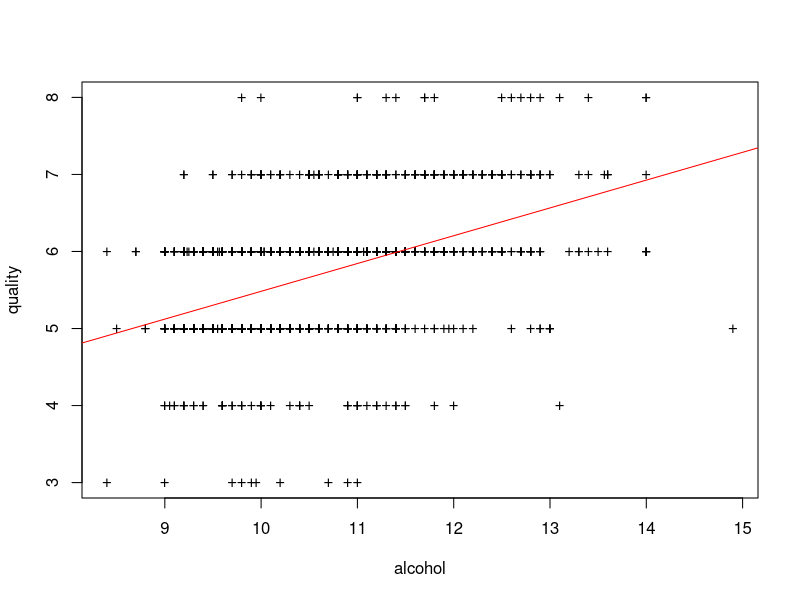
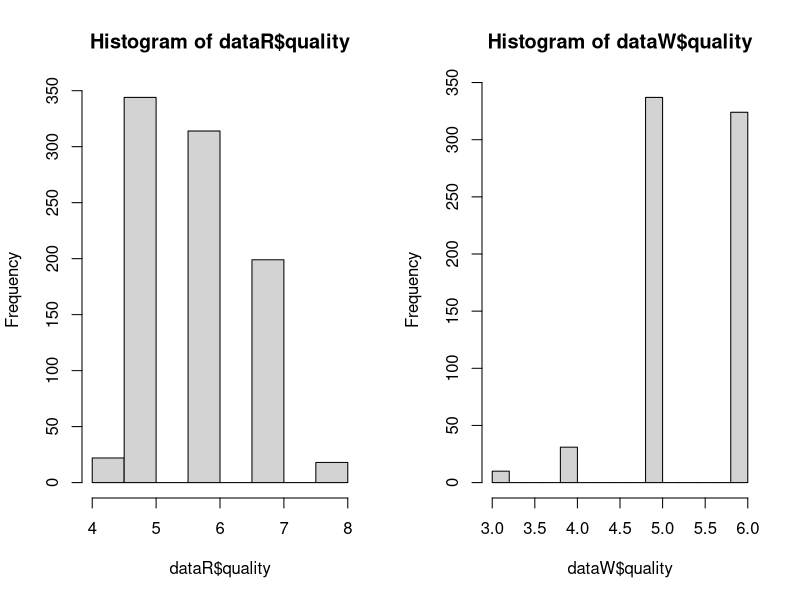
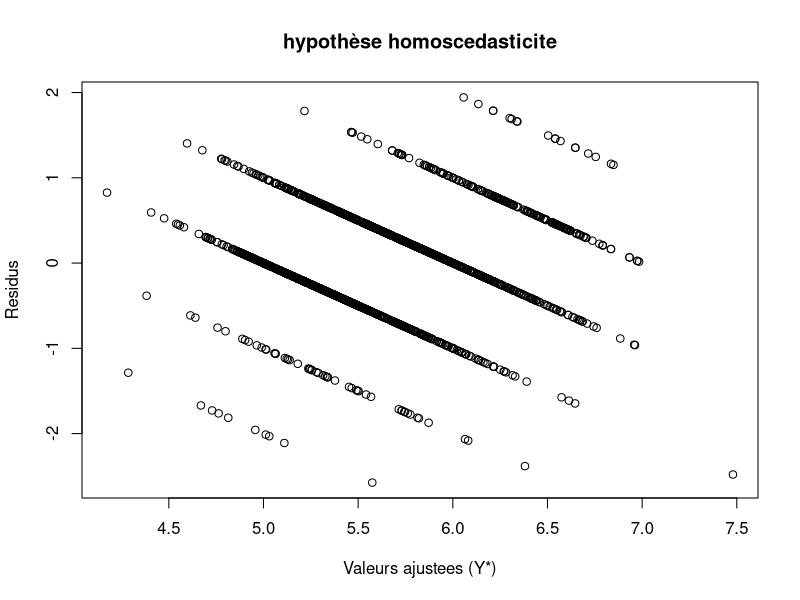
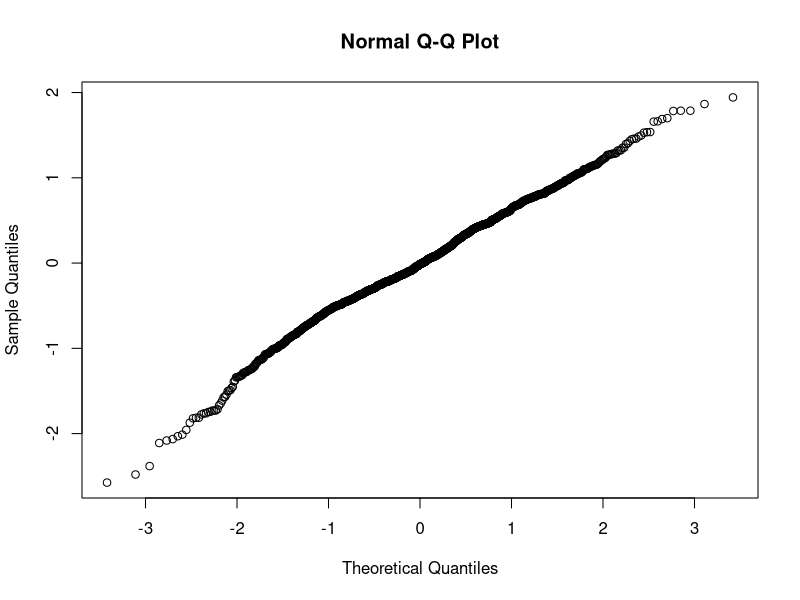
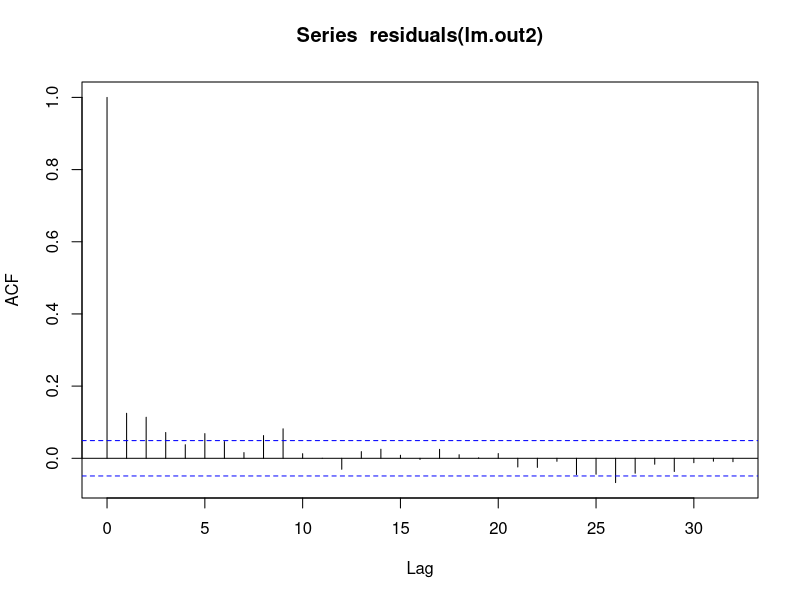
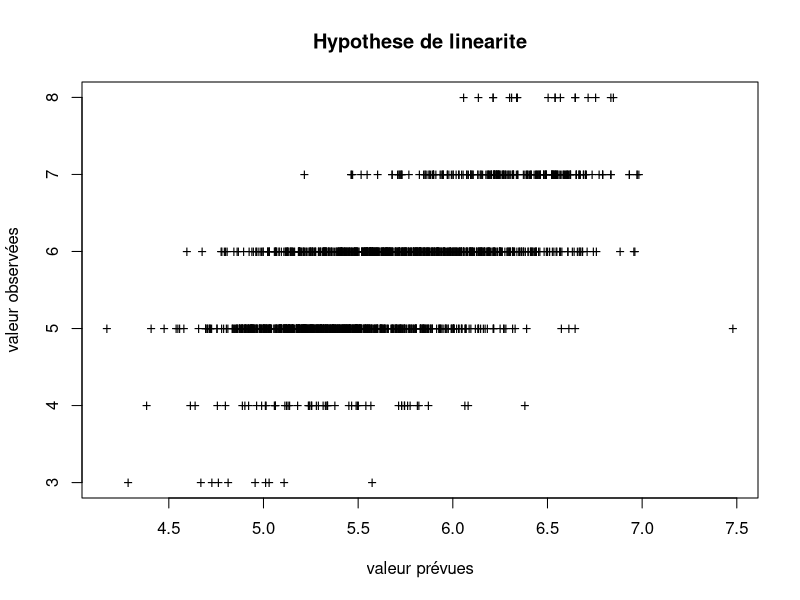
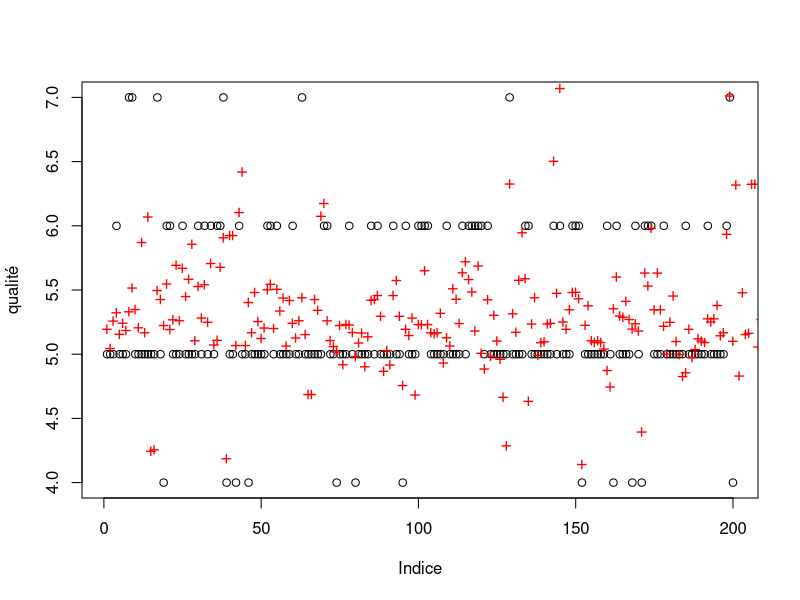
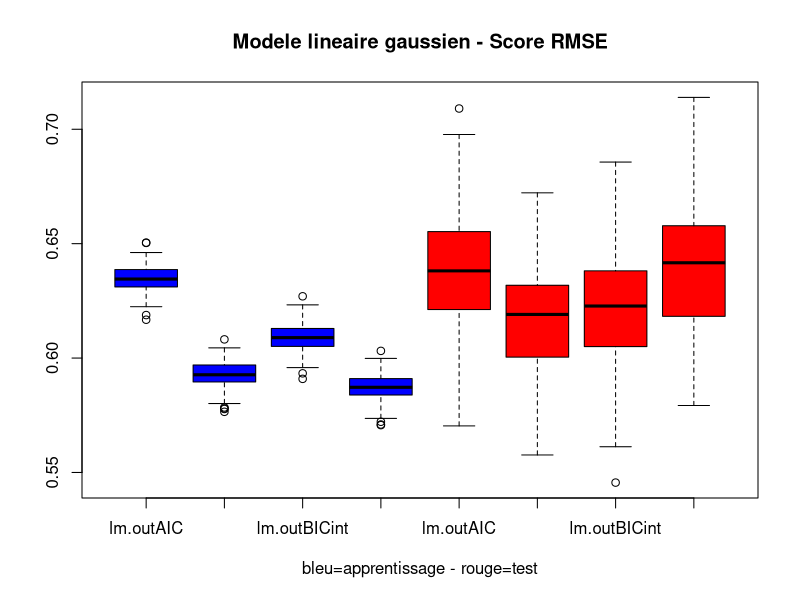

Generate these figures, in order, with R:
# BE statistiques

# Huc-Lhuillery Alexia

data=read.table("DataTP4.txt", header=TRUE)
data$color <- as.factor(data$color)
summary(data)

lm.out1 <- lm(quality~alcohol,data)
summary(lm.out1)

x11()
plot(data$alcohol,data$quality,xlab="alcohol",ylab="quality",pch='+')
abline(lm.out1, col="red")

# sur ce modèle on observe que la regression linéaire passe au centre des
# valeurs moyennes mais que beaucoup de valeurs sont très éloignées de la droite 
# notamment celles dont la qualité est en dessous de 5, la relation
# ne parait donc pas linéaire, le modèle n'est pas adapté à ces données 

dataR <- subset(data, color=="R")
dataW <- subset(data, color=="W")

t.test(dataR$quality,dataW$quality,var.equal=T)

# les moyennes sont significativement différentes pour ces deux jeux de données 
# avec les valeurs de 5.83 pour la qualité du vin rouge et 
# 5.39 pour la qualité du vin blanc 

x11()
par(mfrow=c(1,2))
hist(dataR$quality)
hist(dataW$quality)

# l'histogramme pour la qualité sur le vin blanc nous montre qu'il y a 
# une dissymétrie dans les valeurs, et pour celui du vin rouge 
# on peut observer qu'on trouve en effet des valeurs de qualité plus élevées

lm.out2=lm(quality~facid+vacid+cacid+sugar+chlorides+fsulf+tsulf+density+pH+sulphates+alcohol+color, data)
summary(lm.out2)

# Pour la variable sugar on obtient une p-value de 0.37 > 0.05, donc on ne rejette pas
# l'hypothèse de nullité du paramètre associé au prédicteur sugar au niveau 0.05, on peut donc considérer
# le prédicteur comme non significatif pour expliquer le prédictant quality (donc prendre 
# pour le paramètre associé à sugar la valeur 0)

# Pour le facteur color, le modèle prend ici comme valeur de référence la valeur R, l'expression
# de la donnée associée à color correspond donc à l'influence de la couleur blanc sur le prédictant 
# par rapport à la couleur rouge. La p-value est de 8e-14 << 0.05, donc la différence de la couleur 
# blanc par rapport au rouge a de l'importance pour le modèle, le paramètre de ce prédicteur doit rester 
# non nul, et on lui donne ici la valeur de -2.5e-1. Au vu de cette valeur négative, on peut dire que la couleur 
# blanche fait diminuer la qualité par rapport à la couleur rouge. 

x11()
plot(fitted(lm.out2),residuals(lm.out2),main="hypothèse homoscedasticite",xlab="Valeurs ajustees (Y*)",ylab="Residus")
# pour l'hypothèse d'homoscédasticité on observe ici que les valeurs ne sont pas vraiment regroupées autours de mêmes
# droites, et qu'elles se dispersent. Il faudrait appliquer une modification sur certains prédictants afin que 
# les variances des erreurs soient très proches.
# L'hypothèse d'homoscédasticité n'est donc pas entièrement satisfaite. 

x11()
qqnorm(residuals(lm.out2))
# On observe un graphique linéaire, et des valeurs qui sont en majorité contenues entre les quantiles -2 et 2.
# Les distributions sont donc très proches de normales, on peut donc confirmer l'hypothèse de normalité.

x11()
acf(residuals(lm.out2))
# On cherche à connaitre la corrélation entre les variables, on observe ici que peut de valeur dépassent de 
# la ligne des 0.05, on peut donc conclure que les variables sont bien indépendantes les unes des autres, ce qui 
# valide l'hypothèse d'indépendance. 

x11() 
plot(fitted(lm.out2),data$quality,xlab="valeur prévues",ylab="valeur observées",pch="+",main="Hypothese de linearite")
# Pour tester l'hypothèse de linéarité, on peut observer que les valeurs évoluent autour d'un même axes mais elles 
# sont dispersée au centre, on a donc peu de linéarité. 

# On peut conserver les prédicteurs dont la p-value est inférieur au niveau alpha = 0.05
# qui sont : vacid, chlorides, fsulf, tsulf, sulphates, alcohol et color 
# Pour pH, la p-value est de 0.05, il est donc a la limite du rejet de l'hypothèse de nullité testée 

library(MASS)

lm.outAIC=stepAIC(lm.out2)
summary(lm.outAIC)
# Ce modèle propose de garder les sept prédicteurs précédents dont la p-value était inférieure
# à 0.05, ainsi que pH 

lm.outint=lm(quality~.*.,data)
summary(lm.outint)

lm.outAICint=stepAIC(lm.outint)
summary(lm.outAICint)
# la dimension du modèle est de 46 

lm.outBICint=stepAIC(lm.outint,k=log(nrow(data)))
summary(lm.outBICint)
# la dimension du modèle est de 23 

# les dimensions des modèles sont grandes, ce qui peut mener à du sur-apprentissage des données 

# lm.outINT=lm( )

x11()
plot(data$quality[1:200], xlab="Indice",ylab="qualité")
points(fitted(lm.outAICint),col="red",pch="+",cex=1.2)
# Le modèle lm.outAICint prévoit bien des valeurs de quality dans la moyenne des valeurs observées, 
# mais les valeurs de quality étant entière on n'obtient seulement une approximation par le modèle lm.outAICint.
# De plus, le modèle permet d'obtenir des valeurs plus extrêmes de quality que nous n'avions pas avec le 
# modèle linéaire lm.out. 

# fonction calculant le BIAIS et le RMSE
scores=function(obs,prev) {
rmse=sqrt(mean((prev-obs)**2))
biais=mean(prev-obs)
print("Biais  RMSE") 
return(round(c(biais,rmse),3))
}

# création de data de test et d'apprentissage
nappr=ceiling(0.8*nrow(data))
ii=sample(1:nrow(data),nappr)
jj=setdiff(1:nrow(data),ii)
datatest=data[jj,]
datapp=data[ii,]

# transformation des modèles sur les données d'apprentissage
lm.outAIC=lm(formula(lm.outAIC),datapp)
lm.outAICint=lm(formula(lm.outAICint),datapp)
lm.outBICint=lm(formula(lm.outBICint),datapp)
lm.outINT=lm(formula(lm.outint),datapp) # de dimensions plus que 10 

scores(datapp$quality,fitted(lm.outAIC))
# "Biais  RMSE"
#  0.000 0.636
scores(datatest$quality,predict(lm.outAIC,datatest))
# "Biais  RMSE"
# -0.029  0.630
scores(datapp$quality,fitted(lm.outAICint))
# "Biais  RMSE"
#  0.000 0.588
scores(datatest$quality,predict(lm.outAICint,datatest))
# "Biais  RMSE"
# -0.022  0.634
scores(datapp$quality,fitted(lm.outBICint))
# "Biais  RMSE"
#  0.000 0.605
scores(datatest$quality,predict(lm.outBICint,datatest))
# "Biais  RMSE"
# -0.016  0.639
scores(datapp$quality,fitted(lm.outINT))
# "Biais  RMSE"
#  0.000 0.582
scores(datatest$quality,predict(lm.outINT,datatest))
# "Biais  RMSE"
# -0.020  0.652

# On observe que pour tous les scores sur les fichiers d'apprentissage les modèles sont non biaisées,
# mais ils le sont pour les données de test, le moins biaisé est le modèle BICint.
# Pour le RMSE, il est moins élevé pour les données de test que pour les données d'apprentissage 
# seulement pour AIC, et il est similaire entre tous les modèles sur les données de test.

RMSE=function(obs,pr){
return(sqrt(mean((pr-obs)^2)))}

k=100 # nb iterations

tab=matrix(nrow=k,ncol=8)

for (i in 1:k) {

nappr=ceiling(0.8*nrow(data))
ii=sample(1:nrow(data),nappr)
jj=setdiff(1:nrow(data),ii)
datatest=data[jj,]
datapp=data[ii,]

# Estimation des modeles
lm.outAIC=lm(formula(lm.outAIC),datapp)
lm.outAICint=lm(formula(lm.outAICint),datapp)
lm.outBICint=lm(formula(lm.outBICint),datapp)
lm.outINT=lm(formula(lm.outint),datapp)

# Scores sur apprentissage
tab[i,1]=RMSE(datapp$quality,predict(lm.outAIC))
tab[i,2]=RMSE(datapp$quality,predict(lm.outAICint))
tab[i,3]=RMSE(datapp$quality,predict(lm.outBICint))
tab[i,4]=RMSE(datapp$quality,predict(lm.outINT))

# Scores sur test
tab[i,5]=RMSE(datatest$quality,predict(lm.outAIC,datatest))
tab[i,6]=RMSE(datatest$quality,predict(lm.outAICint,datatest))
tab[i,7]=RMSE(datatest$quality,predict(lm.outBICint,datatest))
tab[i,8]=RMSE(datatest$quality,predict(lm.outINT,datatest))

}

x11()
boxplot(tab,col=c(rep("blue",4),rep("red",4)),xlab="bleu=apprentissage - rouge=test",
names=c("lm.outAIC","lm.outAICint","lm.outBICint","lm.outINT","lm.outAIC","lm.outAICint","lm.outBICint","lm.outINT"),main=("Modele lineaire gaussien - Score RMSE"))

# Le modèle BICint possède une disperssion autour de la médianes qui est moins importante que pour
# les autres modèles sauf AICint, il est aussi un des deux modèles les plus bas, et la dispersions en dehors
# des premiers quartiles est moins élevée avec AICint. On observe pourtant que pour AICint les résultats sur des 
# données de tests sont plus éloignés des données d'apprentissage que BICint. Ce serait donc le modèle BICint
# le plus adapté à utiliser pour ces données. 

# Les perfomances du modèle dépendent en effet de la couleur du vin car nous avons ici considéré la couleur comme
# l'un des prédicteurs de la qualité, sans ce prédicteurs les paramètres du modèles ne seront pas exactement
# les mêmes. 

